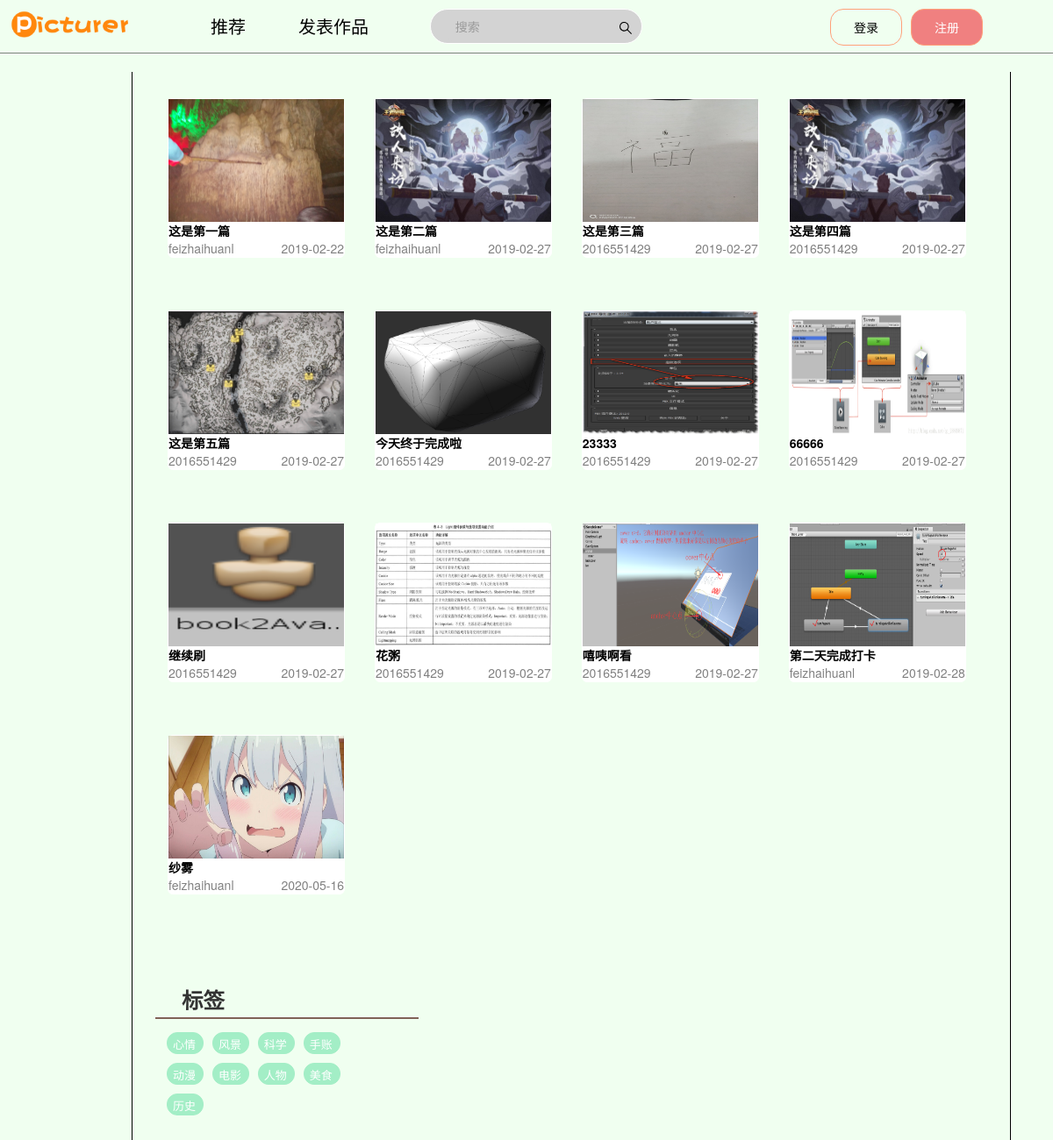
The app's page /picture/home with its own data.
### picture/models.py (models this page shows, shortened)
class Works(models.Model):
    ID = models.AutoField(primary_key=True)
    title = models.CharField(max_length=20, blank=False)
    author_id = models.ForeignKey(Member, on_delete=models.CASCADE)
    tag_work = models.ManyToManyField(Tag, related_name='work_tag')
    description = models.TextField(max_length=200, blank=True)
    sub_time = models.DateTimeField(auto_now_add=True)
    like_num = models.PositiveIntegerField(default=0)
    col_num = models.PositiveIntegerField(default=0)

class Image(models.Model):
    ID = models.AutoField(primary_key=True)
    works_id = models.ForeignKey(Works, on_delete=models.CASCADE)
    img = models.ImageField(upload_to=user_directory_path)
    def __unicode__(self):
        return str(self.img)

class Member(AbstractUser):
    username = models.CharField(primary_key=True, max_length=13, blank=False)
    head = models.ImageField(upload_to='head', default='cute.jpg', blank=True)
    password = models.CharField(max_length=15, blank=False)
    class Meta:
        swappable = 'AUTH_USER_MODEL'

class Tag(models.Model):
    tag_id = models.AutoField(primary_key=True)
    tag_name = models.CharField(max_length=6)
    def __unicode__(self):
        return self.tag_name

### picture/views.py (the view)
def homepage(request):
    auth.logout(request)
    tags = Tag.objects.all()
    form = LoginForms()
    works = Works.objects.all()
    return render(request, 'picture/homepage.html', {'form': form, 'tags': tags, 'works': works})

### picture/forms.py (shortened to what this page needs)
class LoginForms(forms.Form):
    username = forms.CharField(label=u'用户名', max_length=12)
    password = forms.CharField(label=u'密码', widget=forms.PasswordInput(attrs={'class': 'register'}))

### picture/templates/picture/homepage.html (shortened to what this page needs)
{% extends "base.html" %}
{% block content %}
<div class="content">
    <ul>
        {% for i in works %}
        <li class="work-li">
            <a href="javascript:void(0)" class="img-look" id="a_img{{i.ID}}">
                <img src="media/{{i.image_set.all|first}}" id="work_{{i.ID}}" title="{{i.description}}">
            </a>
            <a href="javascript:void(0)" class="information" id="a_info{{i.ID}}">
                <span style="width: 100px" id="works_{{i.ID}}"><b>{{i.title}}</b></span>
            </a>
            <span class="information"><i class="username">{{i.author_id.username}}</i><span class="sub_time">{{i.sub_time|date:'Y-m-d'}}</span></span>
        </li>
        {% endfor %}
    </ul>
    {% endblock %}
{% block sidebar %}
<div class="sidebar">
    <div class="tags-list">
        <h3>标签</h3>
        <ul class="ul-tags">
            {% for i in tags %}
            <li value="{{i}}" class="tags"><a href=javascript:void(0) class="tags">{{i}}</a></li>
            {% endfor %}
        </ul>
    </div>
</div>
{% endblock %}

### picture/templates/picture/base.html (shortened to what this page needs)
<!DOCTYPE html>
{% load staticfiles %}
<html lang="zh-CN">
<head>
    <link rel="stylesheet" type="text/css" href="static/css/bootstrap.css">
    <link rel="stylesheet" type="text/css" href="static/css/mainmenu.css">
    <link rel="stylesheet" type="text/css" href="static/css/form.css">
</head>
<body>
<div class="header">
    <a class="logo" href="#"><img id="logo" title="Picturer" alt="网站logo" src="static/img/logo.png"></a>
    {% if request.user.is_authenticated %}
    <ul class="header log" >
        <li><a class="hli" href="#">推荐</a></li>
        <li><a class="hli pub" href="javascript:void(0)">发表作品</a></li>
        <li><a class="hli" href="#" >关注</a></li>
        <li><a class="hli" href="#">通知</a></li>
        <li id="search">
            <form target="_blank" method="get" action="">
                <input type="text" name="search" placeholder="  搜索" autocomplete="off">
                <input type="text" style="display: none">
                <a href="javascript:void(0)" id="search_a"><img src="static/img/search.ico" width=18 height=18></a>
            </form>
        </li>
    </ul>
    <a href="#" class="hp"><img src="static/img/cute.jpg" alt="用户头像" title="个人主页"></a>
    {% else %}
    <ul class="header unlog">
        <li><a class="hli" href="#">推荐</a></li>
        <li><a class="hli pub" href="javascript:void(0);">发表作品</a></li>
        <li id="search">
            <form target="_blank" method="get" action="">
                <input type="text" name="search" placeholder="  搜索" autocomplete="off">
                <a href="javascript:void(0)" id="search_a"><img src="static/img/search.ico" width=18 height=18></a>
            </form>
        </li>
    </ul>
    <a id="register" href="/picture/register">注册</a>
    <a id="login" href="javascript:void(0);">登录</a>
    {% endif %}
</div>
{% block content %}{% endblock %}
{% block sidebar %}{% endblock %}
</body>
</html>

### picture/static/css/mainmenu.css (style rules this page uses)
body { margin-top: 0; background: #F0FFF0; }
div.header { border-bottom: gray 1.5px solid; height: 60px; }
a { text-decoration: none; color: black; height: 100%; width: 100%; }
a.logo { height: 50px; width: 140px; float: left; margin-top: 5px; margin-left: 10px; margin-right: 50px; }
a.hli { float: left; display: block; font-size: 20px; line-height: 60px; text-decoration: none; }
#logo { height: 50px; }
ul.header { position: relative; height: 60px; list-style-type: none; width: 600px; margin:0; padding:0; overflow: hidden; float: left; }
ul.header li { height: 60px; width: 120px; display: inline; text-align: center; float: left; }
li#search { position: relative; top: 10px; margin-left: 50px; height: 50px; width: 241px; display: inline; text-align: center; float: left; }
#search form { float: left; width: 240px; height: 38px; margin:0; padding:0; display: block; border:0.5px solid white; border-radius: 20px; background-color: #D3D3D3; }
#search form input { margin-left: 20px; margin-bottom: 0; margin-top: 2px; padding: 0; border:none; float: left; display: inline; height: 34px; width: 150px; overflow: hidden; background-color: #D3D3D3; outline: none; box-shadow: none; }
#search form a { margin-top: 8.5px; float: right; display: inline; width: 16px; margin-right: 10px; }
#register { float: right; margin: 10px 80px 10px 5px; background-color: #F08080; border: 1px solid #FFA07A; border-radius: 15px; width: 80px; height: 40px; text-align: center; line-height: 40px; color: white; }
#login { float: right; margin: 10px 5px 10px 20px; border: 1px solid #FFA07A; border-radius: 15px; width: 80px; height: 40px; text-align: center; line-height: 40px; color: black; text-decoration: none; }
div.content { position: relative; width: 980px; margin-top: 20px; margin-left: 150px; padding-right: 20px; border-left: 1.5px solid black; border-right: 1.5px solid black; float: left; }
div.sidebar { position: relative; height: 700px; width: 300px; margin: 10px 26px 10px 26px; float: left; }
a { transition: all 0.5s; }
ul.ul-tags { width: 240px; margin: 0 0 10px 10px; }
li.tags { display: inline-block; margin: 5px 3px; background-color: #a3eec6; width: 40px; height: 23px; border: 0.5px solid #a3eec6; border-radius: 12px; transition: all 0.5s; }
li.tags a { margin-left: 6px; position: relative; width: 100%; height: 100%; color: white; font-size: 13px; line-height: 25px; }
h3 { padding-left: 30px; border-bottom: 2px solid #806257; }
div.tags-list { margin-top: 50px; }
li.work-li { border: 1px solid white; border-radius: 6px; display: inline-block; width: 200px; margin: 30px 15px; background-color: white; }
a.img-look { overflow: hidden; display: block; width: 200px!important; height: 140px!important; left: 20px; background-color: black; }
a.img-look img { position: relative; width: 100%; height: 100%; transition: all 0.5s; }
.information { display: block; height: 20px!important; width: 100px!important; }
span.information { display: inline; left: 10px; }
i.username { display: inline-block; float: left; color: grey; font-style: normal; }
span.sub_time { display: inline-block; float: right; color: grey; }

### picture/static/css/form.css (style rules this page uses)
input { outline: none; }

### records on screen
Works: image_set.all|first (picture), title "这是第一篇", author_id.username "feizhaihuanl", sub_time "2019-02-22"
Works: image_set.all|first (picture), title "这是第二篇", author_id.username "feizhaihuanl", sub_time "2019-02-27"
Works: image_set.all|first (picture), title "这是第三篇", author_id.username "2016551429", sub_time "2019-02-27"
Works: image_set.all|first (picture), title "这是第四篇", author_id.username "2016551429", sub_time "2019-02-27"
Works: image_set.all|first (picture), title "这是第五篇", author_id.username "2016551429", sub_time "2019-02-27"
Works: image_set.all|first (picture), title "今天终于完成啦", author_id.username "2016551429", sub_time "2019-02-27"
Works: image_set.all|first (picture), title "23333", author_id.username "2016551429", sub_time "2019-02-27"
Works: image_set.all|first (picture), title "66666", author_id.username "2016551429", sub_time "2019-02-27"
Works: image_set.all|first (picture), title "继续刷", author_id.username "2016551429", sub_time "2019-02-27"
Works: image_set.all|first (picture), title "花粥", author_id.username "2016551429", sub_time "2019-02-27"
Works: image_set.all|first (picture), title "嘻咦啊看", author_id.username "2016551429", sub_time "2019-02-27"
Works: image_set.all|first (picture), title "第二天完成打卡", author_id.username "feizhaihuanl", sub_time "2019-02-28"
Works: image_set.all|first (picture), title "纱雾", author_id.username "feizhaihuanl", sub_time "2020-05-16"
Tag: tag_name "心情"
Tag: tag_name "风景"
Tag: tag_name "科学"
Tag: tag_name "手账"
Tag: tag_name "动漫"
Tag: tag_name "电影"
Tag: tag_name "人物"
Tag: tag_name "美食"
Tag: tag_name "历史"
